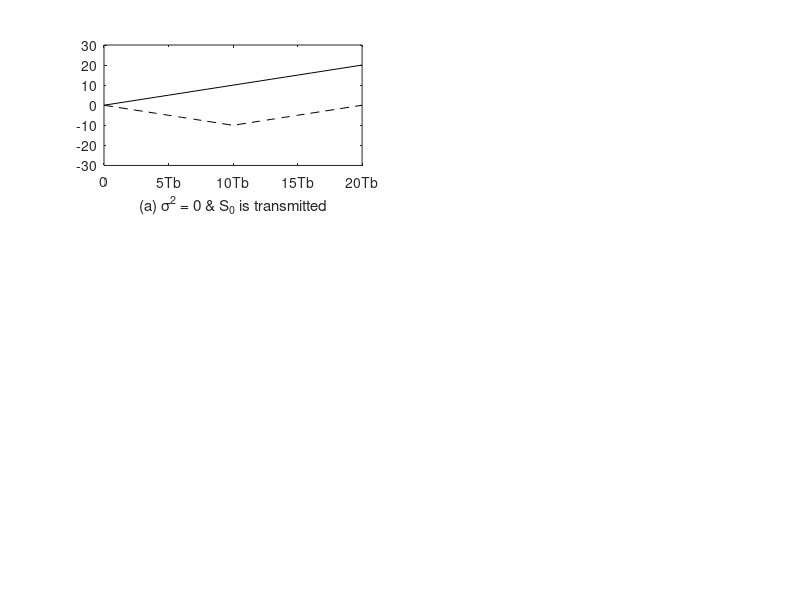

Here is the MATLAB script that generated this plot:
% MATLAB script for Illustrative Problem 5.4.
% Initialization:
K = 20; % Number of samples
A = 1; % Signal amplitude
l = 0:K; % Defining the time index

% Defining signal waveforms:
s_0 = A * ones(1, K);
s_1 = [A * ones(1, K/2), -A * ones(1, K/2)];

% Initializing output signals:
y_0 = zeros(1, K);
y_1 = zeros(1, K);

figure;

% Case 1: noise - N(0, 0)
noise = random('Normal', 0, 0, 1, K);

% Sub-case s = s_0:
s = s_0;
y = s + noise; % received signal
y_0 = conv(y, fliplr(s_0));
y_1 = conv(y, fliplr(s_1));

% Plotting the results:
subplot(3, 2, 1);
plot(l, [0, y_0(1:K)], '-k', l, [0, y_1(1:K)], '--k');
set(gca, 'XTickLabel', {'0', '5Tb', '10Tb', '15Tb', '20Tb'});
axis([0 20 -30 30]);
xlabel('(a) \sigma^2 = 0 & S_0 is transmitted');

% ... (Repeat for other cases)

% Case 2: noise - N(0, 0.1)
noise = random('Normal', 0, 0.1, 1, K);

% Sub-case s = s_0 (continue as before for other cases)

% ...
